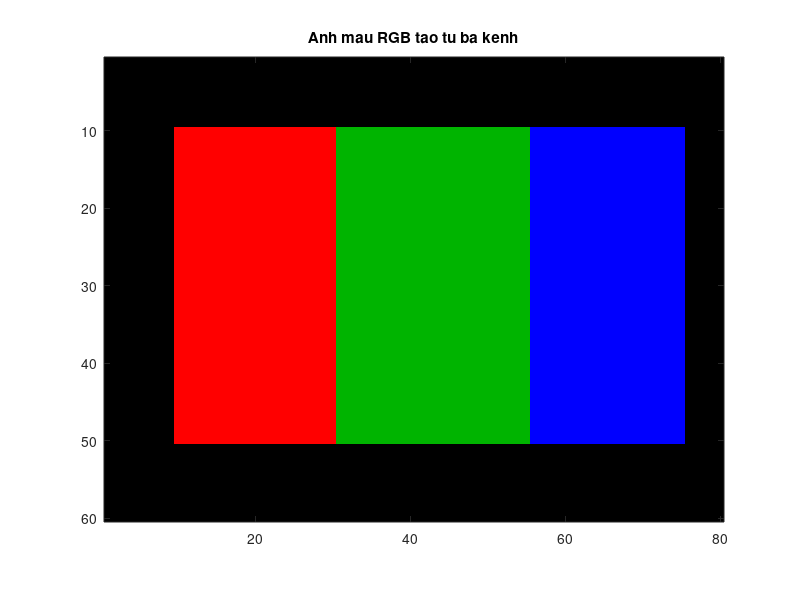

The MATLAB script that drew this image:
%% BAI 3 - ANH RGB GOM BA KENH
clear; close all; clc;

R = uint8(zeros(60, 80));
G = uint8(zeros(60, 80));
Bblue = uint8(zeros(60, 80));
R(10:50, 10:30) = 255;
G(10:50, 31:55) = 180;
Bblue(10:50, 56:75) = 255;
RGB = cat(3, R, G, Bblue);

% TODO: In kich thuoc RGB va lay gia tri kenh xanh la tai (20,40).

figure('Name','Bai 3 - Anh RGB');
image(RGB); axis image; title('Anh mau RGB tao tu ba kenh');
